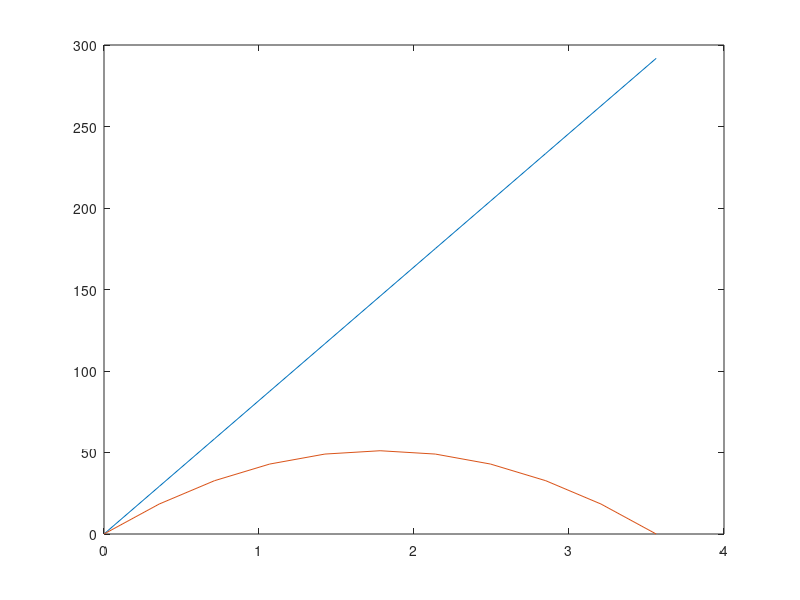

Reproduce this figure in MATLAB.
% Problem{04}: Using the equations of motion we discussed in class, for an
% arbitrary velocity and angle, calculate the x(t) and y(t) and return them
% as (1 x 11) vectors.  Assume that the object is launched from level
% ground.  Calculate time as a (1 x 11) vector.  Use 32.2 ft/s^2 for
% gravity.  Plot x(t) and y(t) on the same plot, label and save.
% Filename: projectile_01.m, projectile.bmp
% input: angle, velocity
% output: x,y,time (1 x 11 vectors)

gravity = -32.2;
velocity = 100;
angle = 35;

t_final = -(2*velocity*sind(angle))/gravity;
time = linspace(0,t_final,11);

%x_time = (velocity * cos(angle)) *time
x_time = (velocity *cosd(angle)) .* time;

%y_time = (velocity *sin(angle) *time) + (.5 *acc_init (time^2)
y_time = (velocity * sind(angle) .* time) + (.5 .* gravity *(time .^2));

plot(time, x_time, time, y_time);
